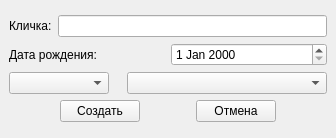
<?xml version="1.0" encoding="UTF-8"?>
<ui version="4.0">
 <class>CreatePatientWindow</class>
 <widget class="QMainWindow" name="CreatePatientWindow">
  <property name="geometry">
   <rect>
    <x>0</x>
    <y>0</y>
    <width>336</width>
    <height>138</height>
   </rect>
  </property>
  <property name="windowTitle">
   <string>MainWindow</string>
  </property>
  <widget class="QWidget" name="centralwidget">
   <layout class="QVBoxLayout" name="verticalLayout_3">
    <item>
     <layout class="QVBoxLayout" name="verticalLayout_2">
      <item>
       <layout class="QVBoxLayout" name="verticalLayout">
        <item>
         <layout class="QHBoxLayout" name="horizontalLayout">
          <item>
           <widget class="QLabel" name="label">
            <property name="text">
             <string>Кличка:</string>
            </property>
           </widget>
          </item>
          <item>
           <widget class="QLineEdit" name="name_line"/>
          </item>
         </layout>
        </item>
        <item>
         <layout class="QHBoxLayout" name="horizontalLayout_2">
          <item>
           <widget class="QLabel" name="label_2">
            <property name="text">
             <string>Дата рождения:</string>
            </property>
           </widget>
          </item>
          <item>
           <widget class="QDateEdit" name="date_birth"/>
          </item>
         </layout>
        </item>
        <item>
         <layout class="QHBoxLayout" name="horizontalLayout_3">
          <item>
           <widget class="QComboBox" name="kindBox">
            <property name="minimumSize">
             <size>
              <width>100</width>
              <height>0</height>
             </size>
            </property>
           </widget>
          </item>
          <item>
           <spacer name="horizontalSpacer">
            <property name="orientation">
             <enum>Qt::Horizontal</enum>
            </property>
            <property name="sizeHint" stdset="0">
             <size>
              <width>40</width>
              <height>20</height>
             </size>
            </property>
           </spacer>
          </item>
          <item>
           <widget class="QComboBox" name="breedBox">
            <property name="minimumSize">
             <size>
              <width>200</width>
              <height>0</height>
             </size>
            </property>
           </widget>
          </item>
         </layout>
        </item>
       </layout>
      </item>
      <item>
       <layout class="QHBoxLayout" name="horizontalLayout_4">
        <item>
         <spacer name="horizontalSpacer_2">
          <property name="orientation">
           <enum>Qt::Horizontal</enum>
          </property>
          <property name="sizeHint" stdset="0">
           <size>
            <width>40</width>
            <height>20</height>
           </size>
          </property>
         </spacer>
        </item>
        <item>
         <widget class="QPushButton" name="create_btn">
          <property name="text">
           <string>Создать</string>
          </property>
         </widget>
        </item>
        <item>
         <spacer name="horizontalSpacer_3">
          <property name="orientation">
           <enum>Qt::Horizontal</enum>
          </property>
          <property name="sizeHint" stdset="0">
           <size>
            <width>40</width>
            <height>20</height>
           </size>
          </property>
         </spacer>
        </item>
        <item>
         <widget class="QPushButton" name="cancel_btn">
          <property name="text">
           <string>Отмена</string>
          </property>
         </widget>
        </item>
        <item>
         <spacer name="horizontalSpacer_4">
          <property name="orientation">
           <enum>Qt::Horizontal</enum>
          </property>
          <property name="sizeHint" stdset="0">
           <size>
            <width>40</width>
            <height>20</height>
           </size>
          </property>
         </spacer>
        </item>
       </layout>
      </item>
     </layout>
    </item>
   </layout>
  </widget>
 </widget>
 <resources/>
 <connections/>
</ui>
